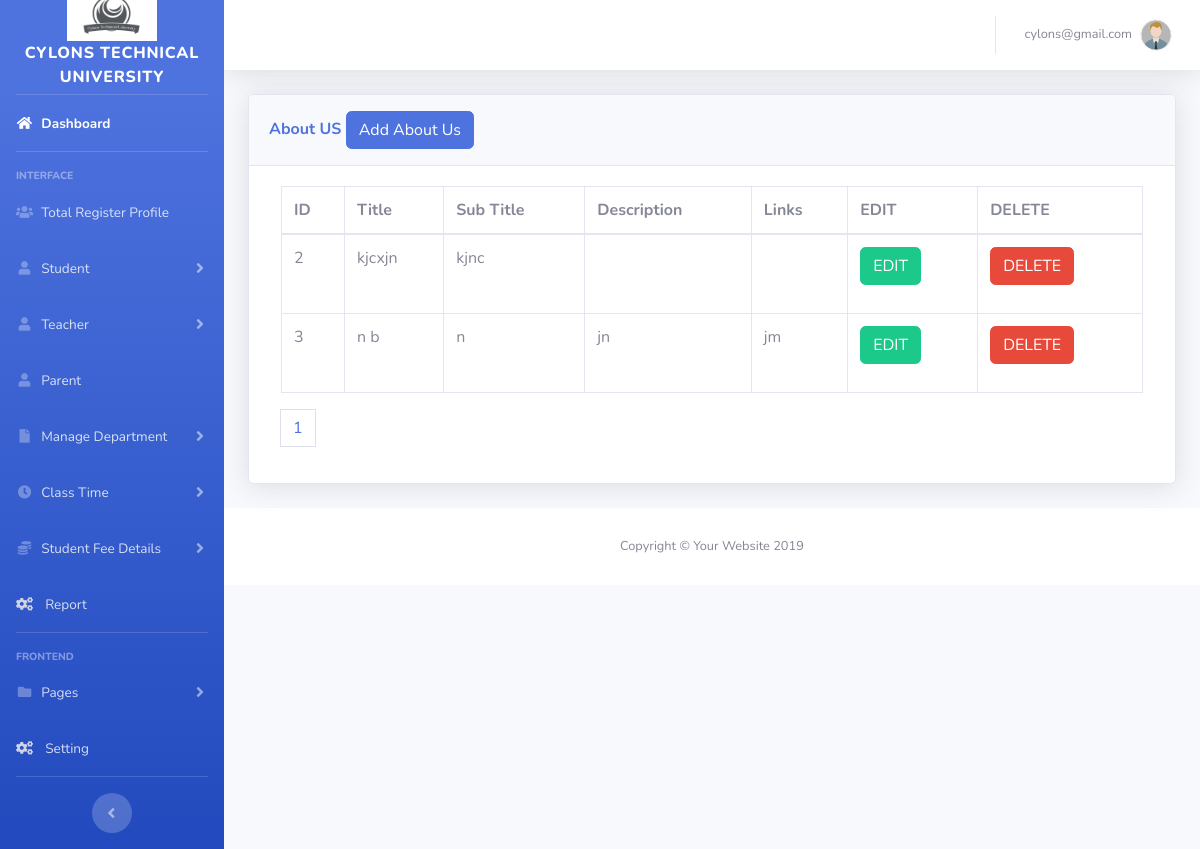
/admin/aboutus.php (signed in), run on the app's committed database.
### tables this page shows
CREATE TABLE `aboutus` (
  `id` int(11) NOT NULL,
  `title` varchar(255) NOT NULL,
  `subtitle` varchar(255) NOT NULL,
  `description` varchar(255) NOT NULL,
  `links` varchar(255) NOT NULL
);

### admin/aboutus.php (the view, shortened to what this page needs)
<?php
include('includes/header.php');
include('includes/navbar.php');
?>
<div class="container-fluid">
<div class="card shadow mb-4">
  <div class="card-header py-3">
    <h6 class="m-0 font-weight-bold text-primary">About US
            <button type="button" class="btn btn-primary" data-toggle="modal" data-target="#addaboutus">
              Add About Us
            </button>
    </h6>
  </div>
  <div class="card-body">
    <div class="table-responsive">
    <div class="col-md-12">
    <?php
    include "dbconfig.php";
    $limit = 3;
    if(isset($_GET['page'])){
       $page = $_GET['page'];
    }else{
       $page =1;
    }
    $offset = ($page - 1 ) * $limit;
    $query = "SELECT * FROM aboutus ORDER BY id LIMIT {$offset},{$limit}";
    $query_run = mysqli_query( $conn,$query);
    ?>
      <table class="table table-bordered" id="dataTable" width="100%" cellspacing="0">
        <thead>
          <tr>
            <th> ID </th>
            <th> Title </th>
            <th> Sub Title</th>
            <th> Description</th>
            <th> Links</th>
            <th>EDIT </th>
            <th>DELETE </th>
          </tr>
        </thead>
        <tbody>
        <?php
        if(mysqli_num_rows( $query_run ) > 0)
        {
            while($row = mysqli_fetch_assoc($query_run)){
        ?>
        <tr>
            <td><?php echo $row['id']; ?></td>
            <td><?php echo $row['title']; ?></td>
            <td><?php echo $row['subtitle']; ?></td>
            <td><?php echo $row['description']; ?></td>
            <td><?php echo $row['links']; ?></td>
            <td>
            <form action="about_edit.php" method="POST">
            <button type="submit" name="edit_btn" class="btn btn-success">EDIT</button>
            </form>
            </td>
            <td>
            <form action="aboutcode.php" method="POST">
            <button type="submit" name="about_delete_btn" class="btn btn-danger">DELETE</button>
            </form>
            </td>
        </tr>
        <?php
            }
        }
        else{
            echo "No Data Found";
        }
        ?>
        </tbody>
      </table>
      <?php
                                      $sql1 = "SELECT * FROM aboutus";
                                      $result1 = mysqli_query($conn,$sql1) or die("Query FAiled.");
                                      if(mysqli_num_rows($result1) >0){
                                       $total_records = mysqli_num_rows($result1);
                                       $limit = 3;
                                       $total_page = ceil( $total_records / $limit);
                   echo '<ul class="pagination">';
                                       for($i = 1; $i <= $total_page; $i++){
                                           if($i== $page){
                                               $active = "active";
                                           }
                                           else{
                                               $active = "";
                                           }
                                           echo '<li class="'.$active.'" class="page-item "><a href="aboutus.php?page='.$i.'"class="page-link">'.$i.'</a></li>';
                                       }
                                       echo '</ul>';
                                      }
                                      ?>
            </div>
    </div>
  </div>
</div>
</div>
<?php
include('includes/footer.php');
?>

### data on the page
aboutus: id "2", title "kjcxjn", subtitle "kjnc"
aboutus: id "3", title "n b", subtitle "n", description "jn", links "jm"

### other printed values
$_SESSION['username'] "cylons@gmail.com"
